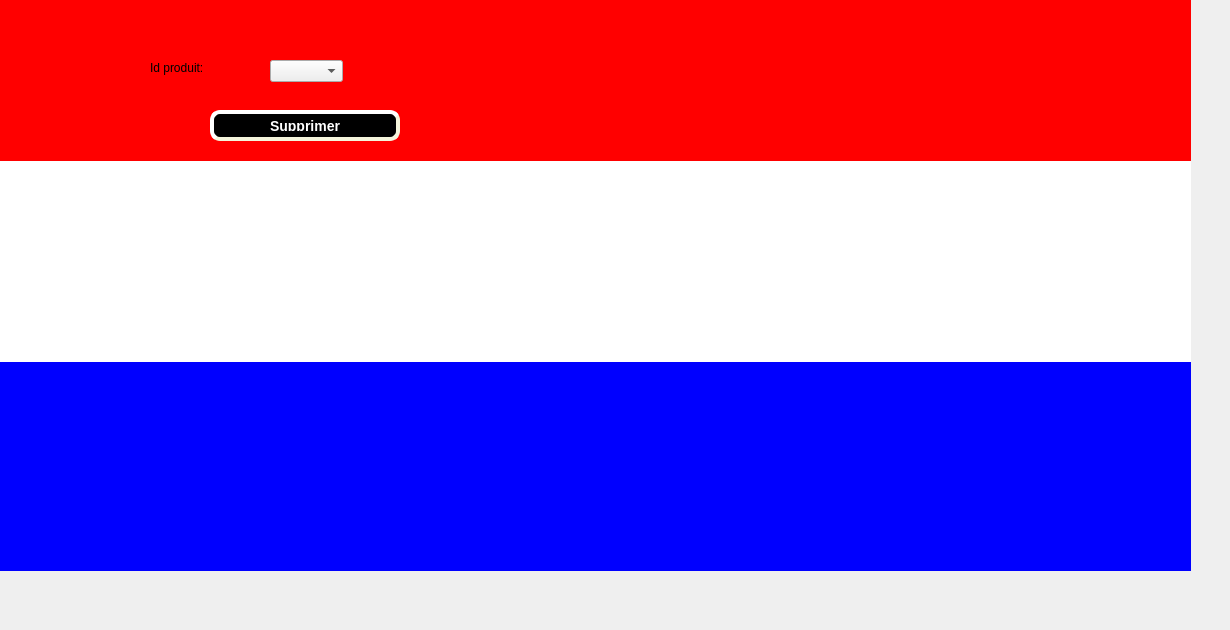
          <widget class="QWidget" name="tab_33">
           <attribute name="title">
            <string>supprimer salle</string>
           </attribute>
           <widget class="QComboBox" name="id_s_2">
            <property name="geometry">
             <rect>
              <x>270</x>
              <y>60</y>
              <width>73</width>
              <height>22</height>
             </rect>
            </property>
           </widget>
           <widget class="QLabel" name="label_82">
            <property name="geometry">
             <rect>
              <x>150</x>
              <y>60</y>
              <width>91</width>
              <height>16</height>
             </rect>
            </property>
            <property name="text">
             <string>Id produit:</string>
            </property>
           </widget>
           <widget class="QPushButton" name="supprimer_2">
            <property name="geometry">
             <rect>
              <x>210</x>
              <y>110</y>
              <width>190</width>
              <height>31</height>
             </rect>
            </property>
            <property name="styleSheet">
             <string notr="true">background-color: rgb(0, 0, 0);
color: rgb(255, 255, 255);
     border-style: outset;
     border-width: 4px;
     border-radius: 10px;
     border-color: beige;
     font: bold 14px;
     min-width: 10em;
     padding: 6px</string>
            </property>
            <property name="text">
             <string>Supprimer</string>
            </property>
           </widget>
           <widget class="QLabel" name="label_99">
            <property name="geometry">
             <rect>
              <x>-30</x>
              <y>-50</y>
              <width>1221</width>
              <height>621</height>
             </rect>
            </property>
            <property name="styleSheet">
             <string notr="true">background-color: qlineargradient(spread:pad, x1:0, y1:0, x2:0, y2:1, stop:0 rgba(255, 0, 0, 255), stop:0.339795 rgba(255, 0, 0, 255), stop:0.339799 rgba(255, 255, 255, 255), stop:0.662444 rgba(255, 255, 255, 255), stop:0.662469 rgba(0, 0, 255, 255), stop:1 rgba(0, 0, 255, 255));
alternate-background-color: rgb(255, 255, 0);</string>
            </property>
            <property name="text">
             <string/>
            </property>
            <property name="pixmap">
             <pixmap>../../project/panneau-clap-film-fond-rose-pour-equipement-tournage_9555-779.jpg</pixmap>
            </property>
            <property name="scaledContents">
             <bool>true</bool>
            </property>
           </widget>
           <zorder>label_99</zorder>
           <zorder>id_s_2</zorder>
           <zorder>label_82</zorder>
           <zorder>supprimer_2</zorder>
          </widget>
